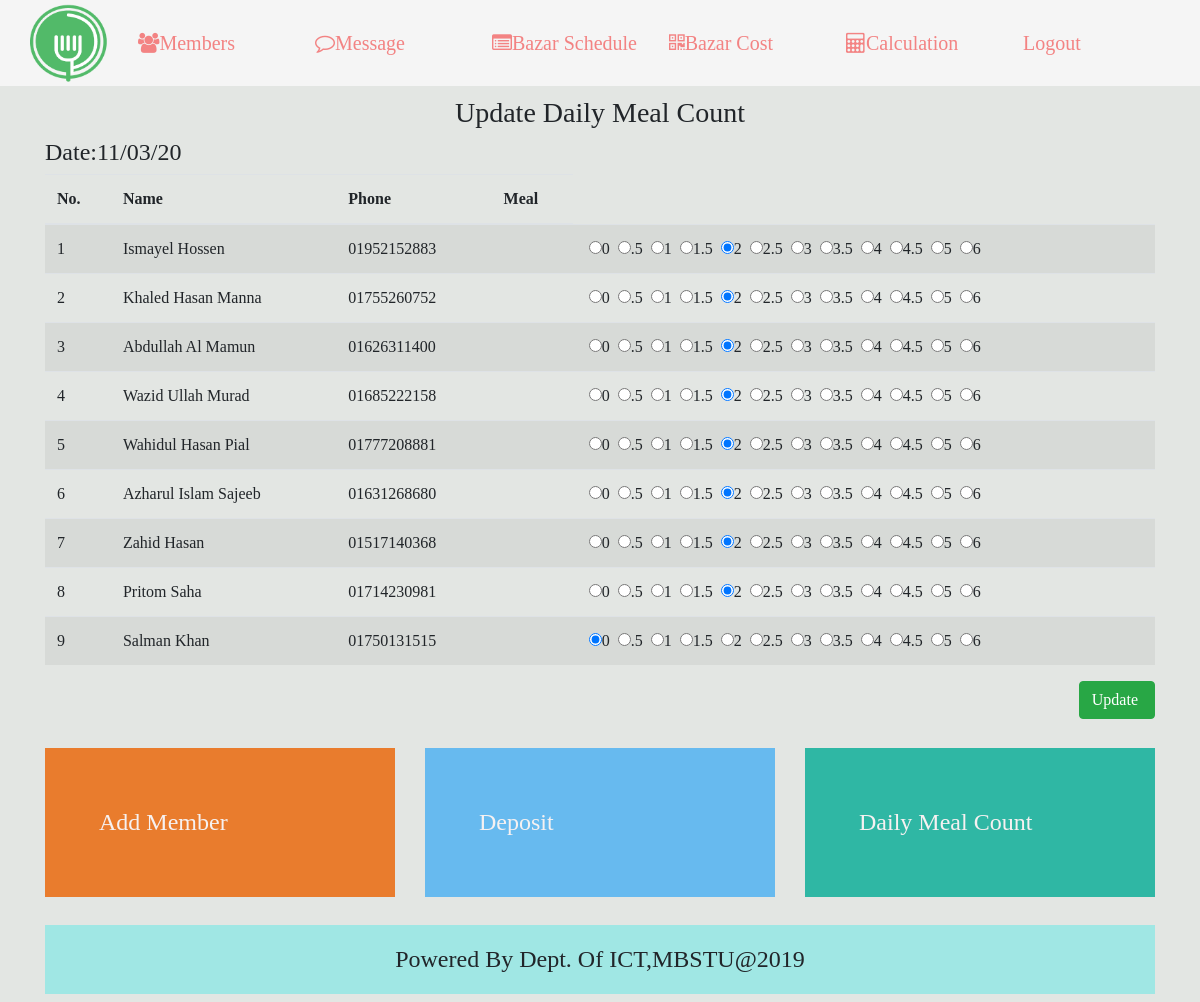
/update.php?update=11/03/20 (signed in), run on the app's committed database.
### tables this page shows
CREATE TABLE `mealcount` (
  `phone` varchar(200) NOT NULL,
  `meal` float NOT NULL,
  `date1` varchar(200) NOT NULL,
  `email` varchar(200) NOT NULL,
  `id` int(11) NOT NULL
);

### database/Connection.php (called while the page is built, shortened)
<?php
Class Database{
	public $host   = DB_HOST;
	public $user   = DB_USER;
	public $pass   = DB_PASS;
	public $dbname = DB_NAME;
	public $link;
	private function connectDB(){
	$this->link = new mysqli($this->host, $this->user, $this->pass, $this->dbname);
 }
	public function select($query){
		$result = $this->link->query($query) or die($this->link->error.__LINE__);
		if($result){
			return $result;
		} else {
			return false;
		}
	}
}

### database/Session.php (called while the page is built, shortened)
<?php
    class Session{
     public static function get($key){
      if (isset($_SESSION[$key])) {
       return $_SESSION[$key];
      } else {
       return false;
      }
     }
    }

### update.php (the view, shortened to what this page needs)
<?php
     include_once 'database/Session.php';
    ?>
    <?php include_once 'database/Connection.php';
        $ob=new Database();
    ?>
<!DOCTYPE html>
<html lang="en">
<head>
   <link rel="stylesheet" href="css/bootstrap.min.css">
   <link rel="stylesheet" href="css/stylem.css">
    <link href="//maxcdn.bootstrapcdn.com/font-awesome/4.7.0/css/font-awesome.min.css" rel="stylesheet">
</head>
<body>
<nav class="navbar navbar-expand-md  navbar-dark mx-auto sticky-top " style="background: #F5F5F5;clear: both;" >
  <a class="navbar-brand" href="home.php"><img src="img/logo1.png"></a>
  <div class="collapse navbar-collapse " id="navbarNavDropdown">
    <ul class="navbar-nav ml-auto ">
       <?php
        $email=Session::get("email");
        $query="SELECT* FROM addmember WHERE email='$email' ";
         $result=$ob->select($query);
         $row=mysqli_num_rows($result);
         if($row>0){
      ?>
      <li class="nav-item ">
        <a class="nav-link" href="members.php"><i class="fa fa-users"></i>Members<span class="sr-only">(current)</span></a>
      </li>
      <li class="nav-item ">
        <a class="nav-link" href="remessage.php"><i class="fa fa-comment-o"></i>Message<span class="sr-only">(current)</span></a>
      </li>
      <?php };?>
      <li class="nav-item ">
        <a class="nav-link" href="bazarshedule.php"><i class="fa fa-list-alt"></i>Bazar Schedule <span class="sr-only">(current)</span></a>
      </li>
        <li class="nav-item ">
        <a class="nav-link" href="bazarcost.php"><i class="fa fa-qrcode"></i>Bazar Cost <span class="sr-only">(current)</span></a>
      </li>
       <li class="nav-item ">
        <a class="nav-link" href="transition1.php"><i class="fa fa-calculator"></i>Calculation<span class="sr-only">(current)</span></a>
      </li>
       <li class="nav-item ">
        <a class="nav-link" href="?action=logout">Logout <span class="sr-only">(current)</span></a>
      </li>
    </ul>
  </div>
</nav>
 <?php
 $email=Session::get("email");
   $query="SELECT*FROM addmember WHERE email='$email' ";
   $result=$ob->select($query);
   $able=mysqli_num_rows($result);
   if($able<=0){
    ?>
    <div class="container">
      <h3 style="font-size: 1.75rem;padding: 93px 20px;text-align: center;color: red;">Please,At First Add Somes Member To Continue This Whole Process.Thanks</h3>
    </div>
    <?php } else{ ?>
<div class="container" style="margin-bottom: 83px;">
  <div class="date">
    <h3 style="text-align: center;padding-top: 10px;">Update Daily Meal Count</h3>
    <h4><?php if(isset($_GET['update'])){
         $date1=$_GET['update'];
         echo"Date:". $date1;
      }?></h4>
  </div>
  <form action="" method="post">
  <table class="table table-striped">
    <thead>
      <tr>
        <th>No.</th>
        <th>Name</th>
        <th>Phone</th>
        <th>Meal</th>
      </tr>
    </thead>
    <tbody>
   <?php
 $email=Session::get("email");
      if(isset($_GET['update'])){
         $date1=$_GET['update'];
      }
    $query="SELECT DISTINCT mealcount.*,addmember.name FROM mealcount   INNER JOIN addmember ON addmember.phone=mealcount.phone WHERE  mealcount.email = '$email' AND mealcount.date1='$date1'  ";
   $result=$ob->select($query);
   if($result){
         $i=1;
       while($row=$result->fetch_assoc()){
          ?>
          <tr>
            <td><?php echo$i++;?></td>
           <td><?php echo$row['name'];?></td>
            <td><?php echo$row['phone'];?></td>
               <td>
                 <td> <input type="radio" name="attend[<?php echo$row['phone']?>]" value="A"<?php
                     if($row['meal']==0){
                        echo"checked";
                    }?>>0
                     <input type="radio" name="attend[<?php echo$row['phone']?>]" value="B"<?php
                     if($row['meal']==.5){
                        echo"checked";
                     }
                    ?>>.5
                    <input type="radio" name="attend[<?php echo$row['phone']?>]" value="C"<?php
                     if($row['meal']==1){
                        echo"checked";
                     }
                    ?>>1
                    <input type="radio" name="attend[<?php echo$row['phone']?>]" value="D"<?php
                     if($row['meal']==1.5){
                        echo"checked";
                     }
                    ?>>1.5
                    <input type="radio" name="attend[<?php echo$row['phone']?>]" value="E"<?php
                     if($row['meal']==2){
                        echo"checked";
                     }
                    ?>>2
                    <input type="radio" name="attend[<?php echo$row['phone']?>]" value="F"<?php
                     if($row['meal']==2.5){
                        echo"checked";
                     }
                    ?>>2.5
                    <input type="radio" name="attend[<?php echo$row['phone']?>]" value="G"<?php
                     if($row['meal']==3){
                        echo"checked";
                     }
                    ?>>3
                    <input type="radio" name="attend[<?php echo$row['phone']?>]" value="H"<?php
                     if($row['meal']==3.5){
                        echo"checked";
                     }
                    ?>>3.5
                    <input type="radio" name="attend[<?php echo$row['phone']?>]" value="I"<?php
                     if($row['meal']==4){
                        echo"checked";
                     }
                    ?>>4
                    <input type="radio" name="attend[<?php echo$row['phone']?>]" value="J"<?php
                     if($row['meal']==4.5){
                        echo"checked";
                     }
                    ?>>4.5
                    <input type="radio" name="attend[<?php echo$row['phone']?>]" value="K"<?php
                     if($row['meal']==5){
                        echo"checked";
                     }
                    ?>>5
                    <input type="radio" name="attend[<?php echo$row['phone']?>]" value="L"<?php
                     if($row['meal']==6){
                        echo"checked";
                     }
                    ?>>6
                    </td>
          </tr>
          <?php }}?>
        </tbody>
      </table>
       <input type="submit" name="submit" value="Update " class="btn btn-success" style="float:right;margin-bottom:10px;
}">
    </form>
</div>
<?php }?>
<div class="container" >
  <div class="row addextra" style="margin-bottom: 20px">
          <div class="col-md-4">
            <div class="animated slideInLeft yourElement">
            <h4 class="bb" style="background:#ea721ae6;padding: 60px 54px;color: #f9f9f9;"><a href="addmember.php" style="text-decoration:none;color:#f6f1f1">Add Member</a> </h4>
          </div>
          </div>
           <div class="col-md-4">
           <div class="animated flip yourElement1">
            <h4 class="bb" style="background: #67baef;padding: 60px 54px;color: #fff;"><a href="deposit.php" style="text-decoration:none;color:#f6f1f1">Deposit</a> </h4></h4>
          </div>
          </div>
           <div class="col-md-4">
            <div class="animated slideInRight yourElement2">
           <h4 class="bb" style="background:#2fb7a4;padding: 60px 54px;color: #fff;"><a href="mcount.php" style="text-decoration:none;color:#f6f1f1">Daily Meal Count</a></h4>
          </div>
          </div>
  </div>
</div>
<div class="container">
  <h4 style="text-align: center;padding: 20px 10px;background: #a0e7e4">Powered By Dept. Of ICT,MBSTU@2019</h4>
</div>
</body>
</html>

### css/stylem.css (style rules this page uses)
.navbar-brand { display: inline-block; padding-top: .3125rem; padding-bottom: .3125rem; margin-right: 1rem; font-size: 40px; line-height: inherit; white-space: nowrap; }
body { background:#E3E6E3; font-family:'Acme'; }
.navbar-dark .navbar-nav .nav-link { color: rgba(255, 255, 255, 0.5); font-size: 20px; padding: 10px 16px; }

### update.php (style rules this page uses)
body { font-family:'Acme'; font-family: "Times New Roman", Times, serif; }
.navbar-dark .navbar-nav .nav-item { width:177px; }
.navbar-dark .navbar-brand { color:red; width: 70px; height: 70px; border-radius: 50px; }
img { vertical-align: middle; border-style: none; width: 99px; height: 82px; border-radius: 50px; margin: 0 auto; display: block; margin-top: -9px; }
.navbar-dark .navbar-nav .nav-link { color: rgba(242, 18, 18, 0.5); font-size: 20px; padding: 10px 16px; }
input[type="radio"] { margin-left:4px; }

### data on the page
mealcount: name "Ismayel Hossen", phone "01952152883", meal "☑"
mealcount: name "Khaled Hasan Manna", phone "01755260752", meal "☑"
mealcount: name "Abdullah Al Mamun", phone "01626311400", meal "☑"
mealcount: name "Wazid Ullah Murad", phone "01685222158", meal "☑"
mealcount: name "Wahidul Hasan Pial", phone "01777208881", meal "☑"
mealcount: name "Azharul Islam Sajeeb", phone "01631268680", meal "☑"
mealcount: name "Zahid Hasan", phone "01517140368", meal "☑"
mealcount: name "Pritom Saha", phone "01714230981", meal "☑"
mealcount: name "Salman Khan", phone "01750131515", meal "☑"

### other printed values
$date1 "11/03/20"
